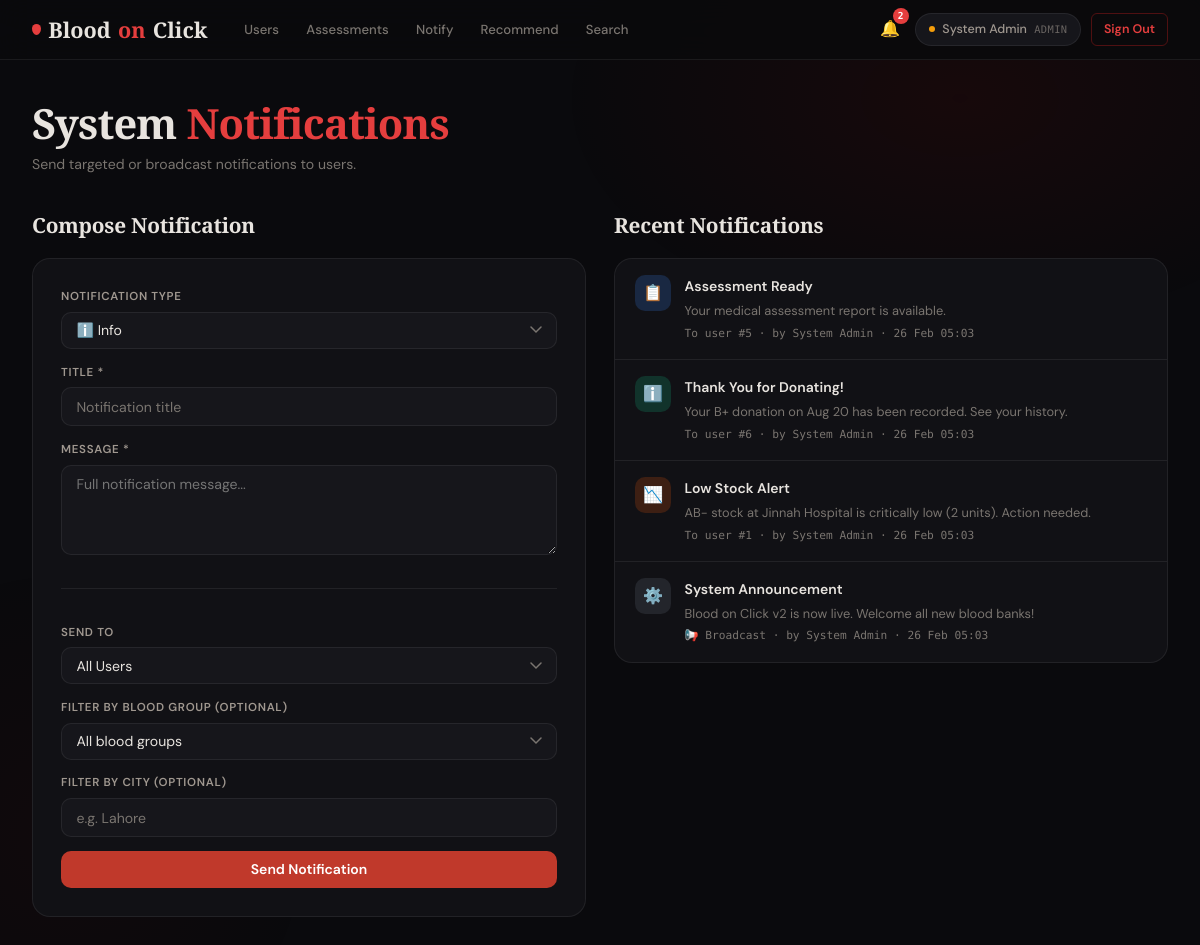
The page /admin/notifications.php (signed in) on the database its author committed.
### tables this page shows
CREATE TABLE IF NOT EXISTS notifications (
    id          INT AUTO_INCREMENT PRIMARY KEY,
    user_id     INT             DEFAULT NULL,           
    sender_id   INT             DEFAULT NULL,
    title       VARCHAR(255)    NOT NULL,
    message     TEXT            NOT NULL,
    type        ENUM('info','urgent','stock_alert','donation_request','assessment','system') DEFAULT 'info',
    is_read     TINYINT(1)      DEFAULT 0,
    link        VARCHAR(500)    DEFAULT NULL,
    created_at  TIMESTAMP       DEFAULT CURRENT_TIMESTAMP,
    FOREIGN KEY (user_id)   REFERENCES users(id) ON DELETE CASCADE,
    FOREIGN KEY (sender_id) REFERENCES users(id) ON DELETE SET NULL
);

CREATE TABLE IF NOT EXISTS users (
    id            INT AUTO_INCREMENT PRIMARY KEY,
    full_name     VARCHAR(150)     NOT NULL,
    age           INT,
    gender        ENUM('Male','Female','Other'),
    blood_group   ENUM('A+','A-','B+','B-','AB+','AB-','O+','O-'),
    contact       VARCHAR(20),
    email         VARCHAR(200)     NOT NULL UNIQUE,
    password      VARCHAR(255)     NOT NULL,
    city          VARCHAR(100),
    latitude      DECIMAL(10,7)    DEFAULT NULL,
    longitude     DECIMAL(10,7)    DEFAULT NULL,
    last_donation_date DATE        DEFAULT NULL,
    role          ENUM('admin','donor','blood_bank','seeker') DEFAULT 'donor',
    is_available  TINYINT(1)       DEFAULT 1,
    profile_photo VARCHAR(255)     DEFAULT NULL,
    created_at    TIMESTAMP        DEFAULT CURRENT_TIMESTAMP,
    updated_at    TIMESTAMP        DEFAULT CURRENT_TIMESTAMP ON UPDATE CURRENT_TIMESTAMP
);

### admin/notifications.php (the view, shortened to what this page needs)
<?php
require_once '../config/layout.php';
$db  = getDB();
$recent = $db->query("SELECT n.*,u.full_name AS sender_name FROM notifications n LEFT JOIN users u ON n.sender_id=u.id ORDER BY n.created_at DESC LIMIT 20")->fetchAll();
renderHead('Send Notifications'); ?>
<div class="page animate-in">
  <h1 class="page-title">System <span>Notifications</span></h1>
  <p class="page-subtitle">Send targeted or broadcast notifications to users.</p>
  <div class="grid-2" style="gap:1.75rem;align-items:start;">
    <div>
      <h2 class="section-title" style="margin-bottom:1rem;">Compose Notification</h2>
      <div class="card">
        <form method="POST">
          <div style="display:flex;flex-direction:column;gap:.85rem;">
            <div class="form-group">
              <label>Notification Type</label>
              <select name="type">
                <option value="info" selected>ℹ️ Info</option>
              </select>
            </div>
            <div class="form-group">
              <label>Title *</label>
              <input type="text" name="title" placeholder="Notification title">
            </div>
            <div class="form-group">
              <label>Message *</label>
              <textarea name="message" placeholder="Full notification message..."></textarea>
            </div>
            <hr class="divider">
            <div class="form-group">
              <label>Send To</label>
              <select name="target" id="targetSel" onchange="toggleFilters(this.value)">
                <option value="all">All Users</option>
              </select>
            </div>
            <div id="extraFilters">
              <div class="form-group">
                <label>Filter by Blood Group (optional)</label>
                <select name="blood_group">
                  <option value="">All blood groups</option>
                </select>
              </div>
              <div class="form-group" style="margin-top:.85rem;">
                <label>Filter by City (optional)</label>
                <input type="text" name="city" placeholder="e.g. Lahore">
              </div>
            </div>
            <button type="submit" class="btn btn-primary">Send Notification</button>
          </div>
        </form>
      </div>
    </div>
    <div>
      <h2 class="section-title" style="margin-bottom:1rem;">Recent Notifications</h2>
      <div class="card card-sm" style="padding:0;">
        <div class="notif-list">
          <?php if(empty($recent)): ?>
            <div class="empty-state"><div class="icon">🔔</div><p>No notifications sent yet.</p></div>
          <?php else:
            $icons=['urgent'=>'🚨','stock_alert'=>'📉','assessment'=>'📋','info'=>'ℹ️','system'=>'⚙️','donation_request'=>'🩸'];
            foreach($recent as $n): ?>
          <div class="notif-item">
            <div class="notif-icon type-<?= $n['type'] ?>"><?= $icons[$n['type']]??'🔔' ?></div>
            <div style="flex:1;min-width:0;">
              <div class="notif-title"><?= htmlspecialchars($n['title']) ?></div>
              <div class="notif-msg"><?= htmlspecialchars($n['message']) ?></div>
              <div class="notif-time">
                <?= $n['user_id']?'To user #'.$n['user_id']:'📢 Broadcast' ?> ·
                by <?= htmlspecialchars($n['sender_name']??'System') ?> ·
                <?= date('d M H:i',strtotime($n['created_at'])) ?>
              </div>
            </div>
          </div>
          <?php endforeach; endif; ?>
        </div>
      </div>
    </div>
  </div>
</div>
</body></html>

### assets/style.css (style rules this page uses)
:root { --bg: #0a0a0d; --bg-card: #111115; --bg-panel: #16161b; --bg-hover: #1c1c22; --border: rgba(255,255,255,0.07); --border-red: rgba(185,28,28,0.4); --red: #c0392b; --red-bright: #e53e3e; --red-glow: rgba(192,57,43,0.22); --red-pale: rgba(192,57,43,0.08); --text: #e8e4df; --text-muted: #7a7570; --text-label: #a09890; --bg-Opos: #ea580c; --bg-Oneg: #dc2626; --bg-Apos: #2563eb; --bg-Aneg: #7c3aed; --bg-Bpos: #0891b2; --bg-Bneg: #059669; --bg-ABpos: #be185d; --bg-ABneg: #d97706; --urgent-critical: #dc2626; --urgent-urgent: #ea580c; --urgent-normal: #16a34a; --font-display: 'Cormorant Garamond', Georgia, serif; --font-body: 'DM Sans', sans-serif; --font-mono: 'DM Mono', monospace; --radius: 10px; --radius-lg: 18px; --t: 0.22s cubic-bezier(0.4,0,0.2,1); }
*,*::before,*::after { box-sizing:border-box; margin:0; padding:0; }
html { font-size:16px; scroll-behavior:smooth; }
body { background:var(--bg); color:var(--text); font-family:var(--font-body); font-weight:400; line-height:1.65; min-height:100vh; overflow-x:hidden; }
body::before { content:''; position:fixed; inset:0; pointer-events:none; z-index:0; background: radial-gradient(ellipse 55% 40% at 80% 10%, rgba(139,0,0,0.1) 0%, transparent 60%), radial-gradient(ellipse 35% 45% at 5% 85%, rgba(100,0,0,0.07) 0%, transparent 60%); }
a { color:var(--red-bright); text-decoration:none; transition:color var(--t); }
.nav-links a { color:var(--text-muted); font-size:.82rem; font-weight:500; padding:.35rem .8rem; border-radius:6px; transition:all var(--t); }
.page { position:relative; z-index:1; max-width:1300px; margin:0 auto; padding:2.5rem 2rem 4rem; }
.page-title { font-family:var(--font-display); font-size:clamp(1.8rem,3.5vw,2.6rem); font-weight:700; line-height:1.15; letter-spacing:-0.02em; margin-bottom:.3rem; }
.page-title span { color:var(--red-bright); }
.page-subtitle { color:var(--text-muted); font-size:.88rem; margin-bottom:2rem; }
.section-title { font-family:var(--font-display); font-size:1.3rem; font-weight:600; letter-spacing:-.01em; }
.card { background:var(--bg-card); border:1px solid var(--border); border-radius:var(--radius-lg); padding:1.75rem; }
.card-sm { padding:1.25rem; }
.grid-2 { display:grid; grid-template-columns:1fr 1fr; gap:1.25rem; }
.form-group { display:flex; flex-direction:column; gap:.35rem; }
.form-group label { font-size:.72rem; font-weight:600; text-transform:uppercase; letter-spacing:.06em; color:var(--text-label); }
.form-group input, .form-group select, .form-group textarea { background:var(--bg-panel); border:1px solid var(--border); border-radius:var(--radius); color:var(--text); font-family:var(--font-body); font-size:.88rem; padding:.6rem .9rem; outline:none; width:100%; transition:border-color var(--t), box-shadow var(--t); }
.form-group select { background-repeat:no-repeat; background-position:right .9rem center; padding-right:2.5rem; appearance:none; }
.form-group textarea { resize:vertical; min-height:90px; }
.form-group input::placeholder { color:var(--text-muted); }
.btn { display:inline-flex; align-items:center; justify-content:center; gap:.4rem; font-family:var(--font-body); font-weight:600; border-radius:var(--radius); border:none; cursor:pointer; transition:all var(--t); text-decoration:none; white-space:nowrap; font-size:.875rem; padding:.6rem 1.3rem; }
.btn-primary { background:var(--red); color:#fff; }
.notif-list { display:flex; flex-direction:column; gap:0; }
.notif-item { padding:1rem 1.25rem; border-bottom:1px solid var(--border); display:flex; align-items:flex-start; gap:.85rem; transition:background var(--t); cursor:pointer; }
.notif-item:last-child { border-bottom:none; }
.notif-icon { flex-shrink:0; width:36px; height:36px; border-radius:10px; display:flex; align-items:center; justify-content:center; font-size:1rem; }
.notif-icon.type-stock_alert { background:rgba(234,88,12,.2); }
.notif-icon.type-assessment { background:rgba(59,130,246,.2); }
.notif-icon.type-info { background:rgba(16,185,129,.2); }
.notif-icon.type-system { background:rgba(107,114,128,.2); }
.notif-title { font-weight:600; font-size:.875rem; margin-bottom:.15rem; }
.notif-msg { font-size:.8rem; color:var(--text-muted); line-height:1.5; }
.notif-time { font-size:.7rem; color:var(--text-muted); margin-top:.3rem; font-family:var(--font-mono); }
.divider { border:none; border-top:1px solid var(--border); margin:1.25rem 0; }
.animate-in { animation:fadeUp .35s ease both; }

### rows shown on the page
notifications: type "📋", title "Assessment Ready", message "Your medical assessment report is available.", user "5", sender.full_name "System Admin", created_at "26 Feb 05:03"
notifications: type "ℹ️", title "Thank You for Donating!", message "Your B+ donation on Aug 20 has been recorded. See your history.", user "6", sender.full_name "System Admin", created_at "26 Feb 05:03"
notifications: type "📉", title "Low Stock Alert", message "AB- stock at Jinnah Hospital is critically low (2 units). Action needed.", user "1", user.full_name "System Admin", created_at "26 Feb 05:03"
notifications: type "⚙️", title "System Announcement", message "Blood on Click v2 is now live. Welcome all new blood banks!", shows "📢 Broadcast", sender.full_name "System Admin", created_at "26 Feb 05:03"

### other values the page prints
$unread "2"
$name "System Admin"
$roleLabel "ADMIN"
